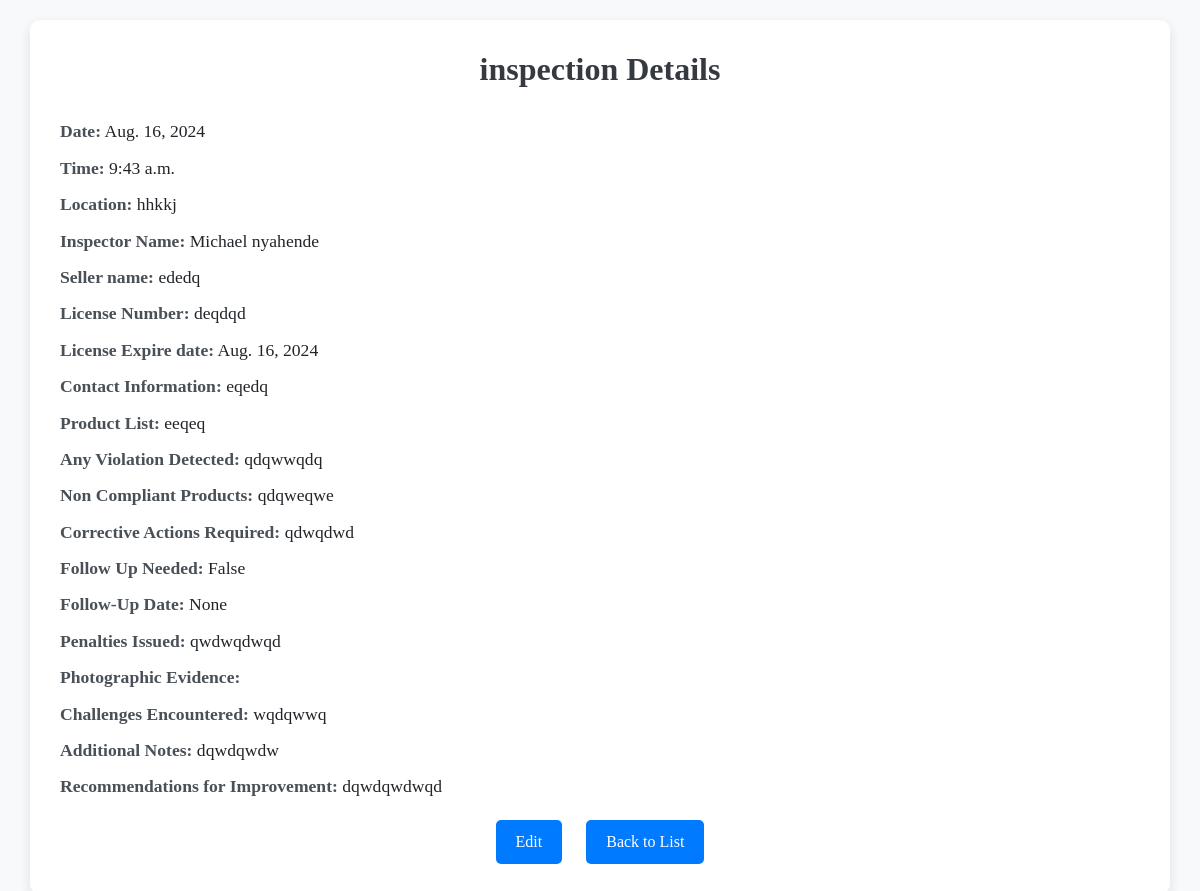
The page /PesticideInspection/pesticide-inspections/1/ on the database its author committed.
### PesticideInspection/models.py (models this page shows, shortened)
class PesticideInspection(models.Model):
    inspection_date = models.DateField(default=timezone.now)
    inspection_time = models.TimeField(default=timezone.now)
    location = models.CharField(max_length=255)
    inspector_name = models.CharField(max_length=100)
    seller_name = models.CharField(max_length=100)
    license_number = models.CharField(max_length=50)
    license_expiry_date = models.DateField()
    contact_information = models.CharField(max_length=255)
    product_list = models.TextField()
    violations_detected = models.TextField(blank=True)
    non_compliant_products = models.TextField(blank=True)
    corrective_actions_required = models.TextField(blank=True)
    follow_up_inspection_needed = models.BooleanField(default=False)
    follow_up_date = models.DateField(null=True, blank=True)
    penalties_issued = models.TextField(blank=True)
    photographic_evidence = models.ImageField(upload_to='inspection_photos/', blank=True, null=True)
    challenges_encountered = models.TextField(blank=True)
    additional_notes = models.TextField(blank=True)
    recommendations_for_improvement = models.TextField(blank=True)

### PesticideInspection/views.py (the view)
# urls.py: path('pesticide-inspections/<int:id>/', views.pesticide_inspection_detail, name='pesticide_inspection_detail'),
def pesticide_inspection_detail(request, id):
    inspection = get_object_or_404(PesticideInspection, id=id)
    return render(request, 'PesticideInspection/pesticide_inspection_detail.html', {'inspection': inspection})

### PesticideInspection/Templates/PesticideInspection/pesticide_inspection_detail.html (shortened to what this page needs)
<!DOCTYPE html>
<html lang="en">
<head>
    <link href="https://cdn.jsdelivr.net/npm/bootstrap@5.3.0/dist/css/bootstrap.min.css" rel="stylesheet">
</head>
<body>
    <div class="container">
        <h2>inspection Details</h2>
        <p><strong>Date:</strong> {{ inspection.inspection_date }}</p>
        <p><strong>Time:</strong> {{ inspection.inspection_time }} </p>
        <p><strong>Location:</strong> {{ inspection.location }}</p>
        <p><strong>Inspector Name:</strong> {{ inspection.inspector_name }}</p>
        <p><strong>Seller name:</strong> {{ inspection.seller_name }}</p>
        <p><strong>License Number:</strong> {{ inspection.license_number }}</p>
        <p><strong>License Expire date:</strong> {{ inspection.license_expiry_date }}</p>
        <p><strong>Contact Information:</strong> {{ inspection.contact_information }}</p>
        <p><strong>Product List:</strong> {{ inspection.product_list }}</p>
        <p><strong>Any Violation Detected:</strong> {{ inspection.violations_detected }}</p>
        <p><strong>Non Compliant Products:</strong> {{ inspection.non_compliant_products }}</p>
        <p><strong>Corrective Actions Required:</strong> {{ inspection.corrective_actions_required }}</p>
        <p><strong>Follow Up Needed:</strong> {{ inspection.follow_up_inspection_needed }}</p>
        <p><strong>Follow-Up Date:</strong> {{ inspection.follow_up_date }}</p>
        <p><strong>Penalties Issued:</strong> {{ inspection.penalties_issued }}</p>
        <p><strong>Photographic Evidence:</strong> {{ inspection.photographic_evidence }}</p>
        <p><strong>Challenges Encountered:</strong> {{ inspection.challenges_encountered }}</p>
        <p><strong>Additional Notes:</strong> {{ inspection.additional_notes }}</p>
        <p><strong>Recommendations for Improvement:</strong> {{ inspection.recommendations_for_improvement }}</p>
        <div class="btn-container">
            <a href="{% url 'pesticide_inspection_update' inspection.id %}">Edit</a>
            <a href="{% url 'pesticide_inspection_list' %}">Back to List</a>
        </div>
    </div>
</body>
</html>

### PesticideInspection/Templates/PesticideInspection/pesticide_inspection_detail.html (style rules this page uses)
body { background-color: #f8f9fa; font-family: 'Georgia', serif; padding: 20px; }
.container { background-color: #fff; padding: 30px; border-radius: 10px; box-shadow: 0 4px 12px rgba(0, 0, 0, 0.1); margin-bottom: 20px; }
h2, h3 { color: #343a40; }
h2 { text-align: center; font-weight: bold; margin-bottom: 30px; }
p { font-size: 1.1em; margin: 10px 0; }
p strong { color: #495057; font-weight: 600; }
a { color: #007bff; text-decoration: none; }
.btn-container { text-align: center; margin-top: 20px; }
.btn-container a { margin: 0 10px; padding: 10px 20px; background-color: #007bff; color: white; border-radius: 5px; display: inline-block; }

### rows shown on the page
PesticideInspection: inspection_date "Aug. 16, 2024", inspection_time "9:43 a.m.", location "hhkkj", inspector_name "Michael nyahende", seller_name "ededq", license_number "deqdqd", license_expiry_date "Aug. 16, 2024", contact_information "eqedq", product_list "eeqeq", violations_detected "qdqwwqdq", non_compliant_products "qdqweqwe", corrective_actions_required "qdwqdwd", follow_up_inspection_needed "False", follow_up_date "None", penalties_issued "qwdwqdwqd", challenges_encountered "wqdqwwq", additional_notes "dqwdqwdw", recommendations_for_improvement "dqwdqwdwqd"
